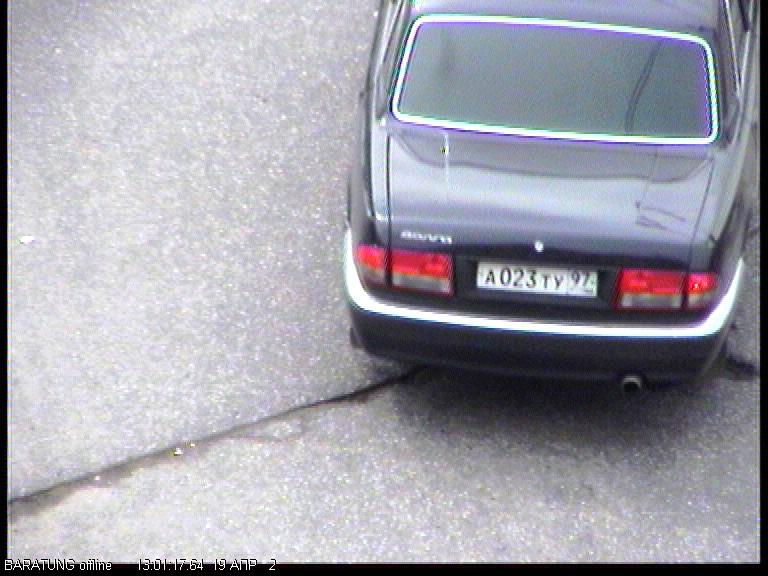
#> input picture Datasets/train/A023TY97.jpg, 768 x 576 px
$ jupyter execute CV_cars_numbers.ipynb   (older library calls are emulated)
#> lines starting #> are read from the running program, lines starting #| are printed output that depends on the picture; after the words box and inside, x2 and y2 are one past the last pixel; in counts of white or black regions, pixels touching at a corner belong together
[cell 1]
import numpy as np
import cv2
import  imutils

# Read the image file
image = cv2.imread('Datasets/train/A023TY97.jpg')
#> image is the input picture: shape (576, 768, 3); mean B, G, R 170.2, 160.6, 161.2

# Resize the image - change width to 500
image = imutils.resize(image, width=1500)
#> image: shape (1125, 1500, 3)

# Display the original image
cv2.imshow("Original Image", image)
k = cv2.waitKey(0)
#> (key Esc is pressed here)

[cell 2]
# RGB to Gray scale conversion
gray = cv2.cvtColor(image, cv2.COLOR_BGR2GRAY)
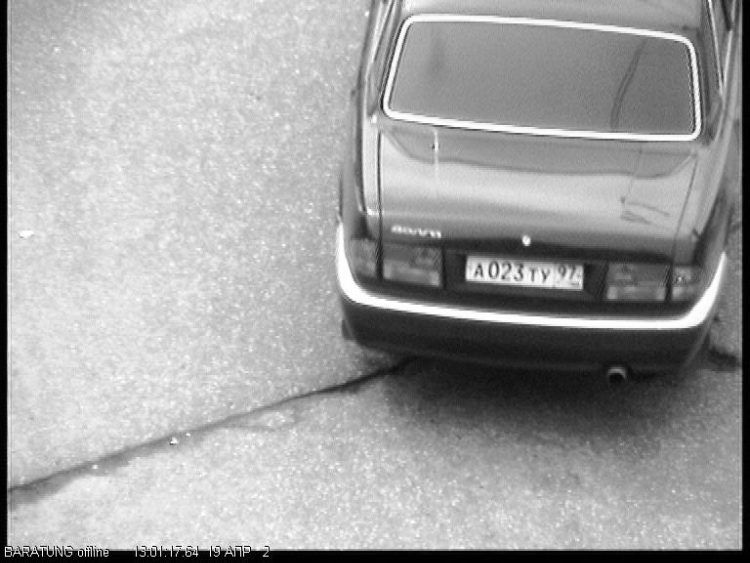
#> gray: shape (1125, 1500) (shown at 1/2 size); min 0, max 255, mean 161.8
cv2.imshow("1 - Grayscale Conversion", gray)
k = cv2.waitKey(0)
#> (key Esc is pressed here)

[cell 3]
# Noise removal with iterative bilateral filter(removes noise while preserving edges)
gray = cv2.bilateralFilter(gray, 10, 17, 50)
cv2.imshow("2 - Bilateral Filter", gray)
k = cv2.waitKey(0)
#> (key Esc is pressed here)

[cell 4]
# Find Edges of the grayscale image
edged = cv2.Canny(gray, 100, 200)
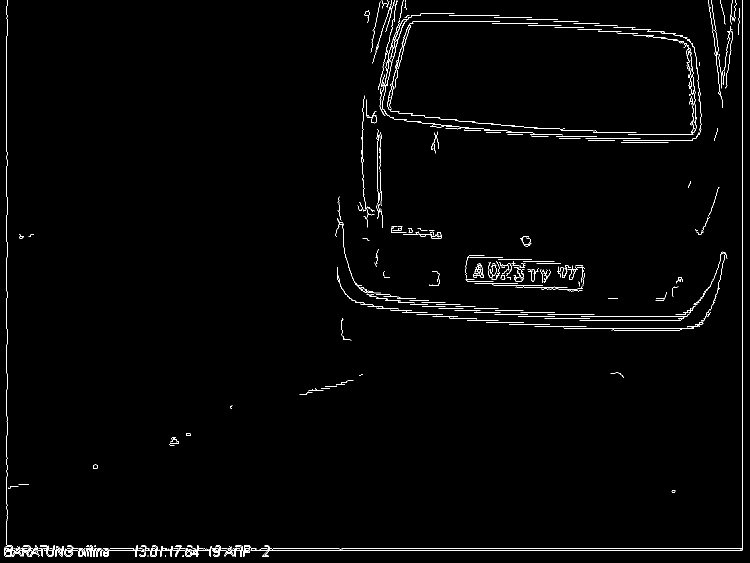
#> edged: shape (1125, 1500) (shown at 1/2 size); 1.3% white in thin lines or dots
cv2.imshow("4 - Canny Edges", edged)
k = cv2.waitKey(0)
#> (key Esc is pressed here)

[cell 5]
# Find contours based on Edges
(new, cnts, _) = cv2.findContours(edged.copy(), cv2.RETR_LIST, cv2.CHAIN_APPROX_SIMPLE)
#> cnts = 434 contours, 377 with area under 20; largest, box (x1, y1, x2, y2) and area: (502, 0, 1485, 1110) 3790, (539, 1097, 1485, 1102) 3766, (9, 0, 75, 1114) 350, (206, 1091, 313, 1114) 206, (9, 1093, 24, 1114) 164
cnts=sorted(cnts, key = cv2.contourArea, reverse = True)[:30] #sort contours based on their area keeping minimum required area as '30' (anything smaller than this will not be considered)
#> cnts = 30 contours; largest, box (x1, y1, x2, y2) and area: (502, 0, 1485, 1110) 3790, (539, 1097, 1485, 1102) 3766, (9, 0, 75, 1114) 350, (206, 1091, 313, 1114) 206, (9, 1093, 24, 1114) 164
NumberPlateCnt = None #we currently have no Number plate contour

# loop over our contours to find the best possible approximate contour of number plate
count = 0
for c in cnts:
    peri = cv2.arcLength(c, True)
    approx = cv2.approxPolyDP(c, 0.02 * peri, True)
    if len(approx) == 4:  # Select the contour with 4 corners
        NumberPlateCnt = approx #This is our approx Number Plate Contour
        break
#> this loop made 1 pass
#> (peri, NumberPlateCnt) on pass 1: (4272, [[1484, 0], [1484, 1096], [502, 1101], [1484, 1100]])


# Drawing the selected contour on the original image
cv2.drawContours(image, [NumberPlateCnt], -1, (0,255,0), 3)
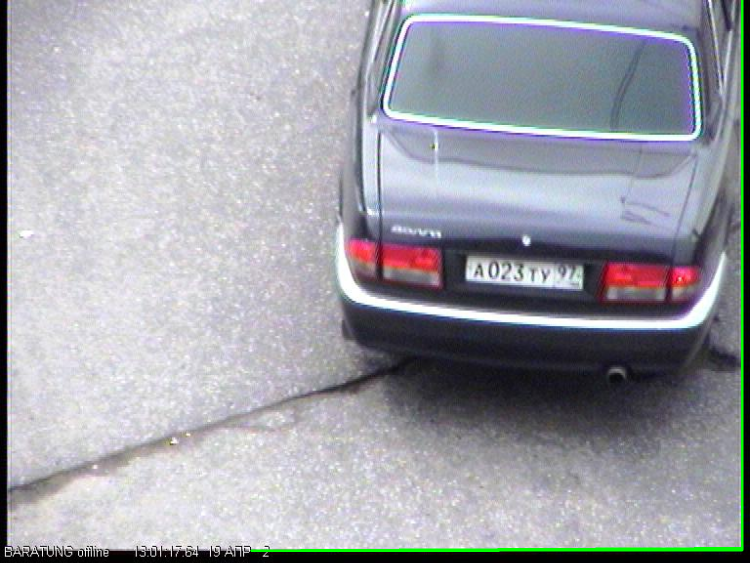
#> image: shape (1125, 1500, 3) (shown at 1/2 size); mean B, G, R 169.4, 161.7, 160.5
cv2.imshow("Final Image With Number Plate Detected", image)

cv2.waitKey(0) #Wait for user input before closing the images displayed

$ run again, with Datasets/train/K263CO97.jpg copied over Datasets/train/A023TY97.jpg
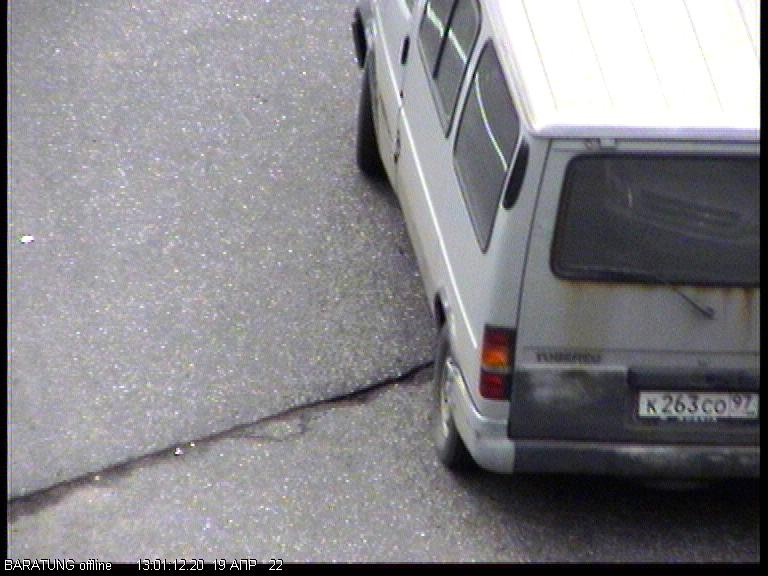
#> input picture Datasets/train/K263CO97.jpg, 768 x 576 px
#> image is the input picture: shape (576, 768, 3); mean B, G, R 136.4, 132.3, 133.6
#> `edged = cv2.Canny(gray, 100, 200)`:
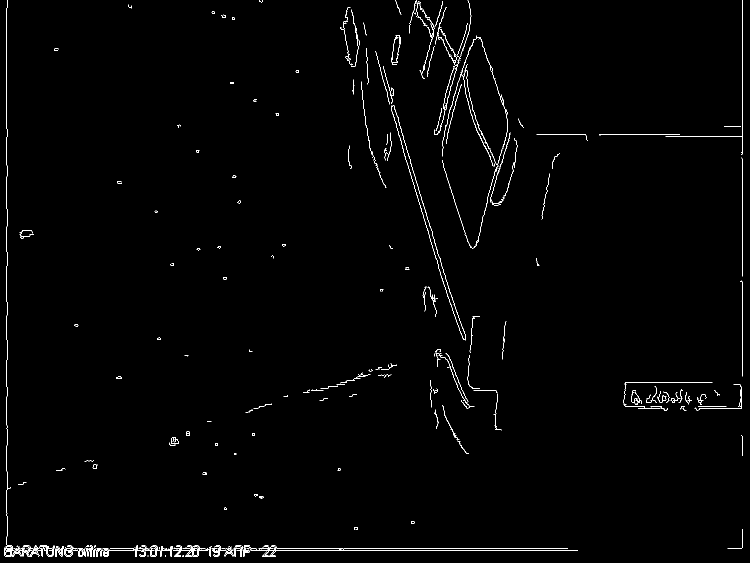
#> edged: shape (1125, 1500) (shown at 1/2 size); 1% white in thin lines or dots
#> `(new, cnts, _) = cv2.findContours(edged.copy(), cv2.RETR_LIST, cv2.CHA..`: cnts = 369 contours, 303 with area under 20; largest, box (x1, y1, x2, y2) and area: (782, 211, 932, 681) 3404, (783, 211, 932, 680) 3310, (9, 1093, 28, 1114) 270, (113, 1091, 176, 1114) 170, (342, 874, 358, 887) 128
#> `cnts=sorted(cnts, key = cv2.contourArea, reverse = True)[:30] #sort co..`: cnts = 30 contours; largest, box (x1, y1, x2, y2) and area: (782, 211, 932, 681) 3404, (783, 211, 932, 680) 3310, (9, 1093, 28, 1114) 270, (113, 1091, 176, 1114) 170, (342, 874, 358, 887) 128
#> the loop `for c in cnts:` made 21 passes
#> (peri, NumberPlateCnt) on pass 21: (762.6, [[953, 71], [884, 312], [954, 74], [981, 140]])
#> `cv2.drawContours(image, [NumberPlateCnt], -1, (0,255,0), 3)`:
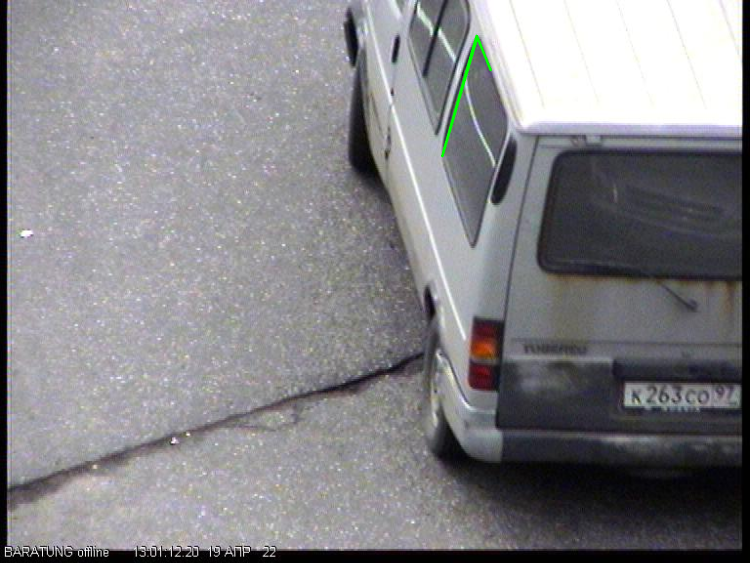
#> image: shape (1125, 1500, 3) (shown at 1/2 size); mean B, G, R 136.2, 132.4, 133.4

$ run again, with Datasets/train/T829MK97.jpg copied over Datasets/train/A023TY97.jpg
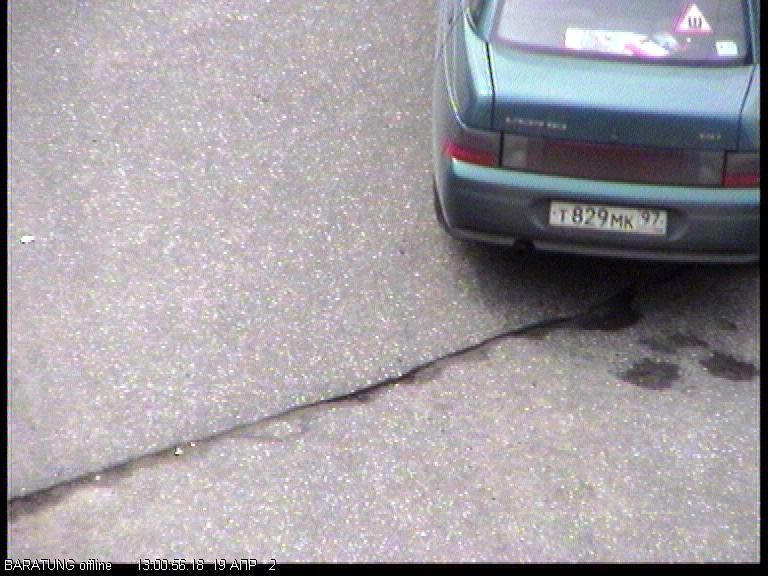
#> input picture Datasets/train/T829MK97.jpg, 768 x 576 px
#> image is the input picture: shape (576, 768, 3); mean B, G, R 160.1, 155, 159.4
#> `edged = cv2.Canny(gray, 100, 200)`:
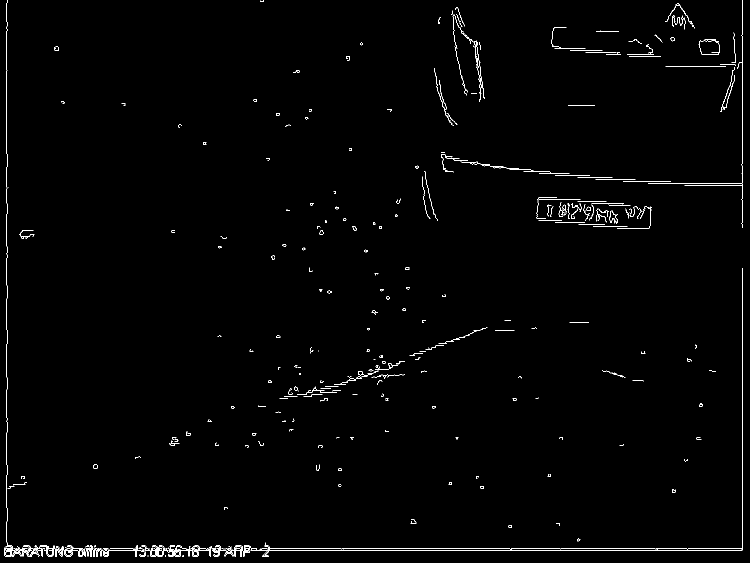
#> edged: shape (1125, 1500) (shown at 1/2 size); 0.95% white in thin lines or dots
#> `(new, cnts, _) = cv2.findContours(edged.copy(), cv2.RETR_LIST, cv2.CHA..`: cnts = 447 contours, 374 with area under 20; largest, box (x1, y1, x2, y2) and area: (529, 536, 1485, 1102) 3774, (539, 1097, 1485, 1102) 3762, (1397, 78, 1440, 110) 1034, (1398, 81, 1440, 110) 1020, (9, 1092, 43, 1114) 303
#> `cnts=sorted(cnts, key = cv2.contourArea, reverse = True)[:30] #sort co..`: cnts = 30 contours; largest, box (x1, y1, x2, y2) and area: (529, 536, 1485, 1102) 3774, (539, 1097, 1485, 1102) 3762, (1397, 78, 1440, 110) 1034, (1398, 81, 1440, 110) 1020, (9, 1092, 43, 1114) 303
#> the loop `for c in cnts:` made 1 pass
#> (peri, NumberPlateCnt) on pass 1: (3050.9, [[1484, 536], [1483, 1097], [529, 1091], [1483, 1101]])
#> `cv2.drawContours(image, [NumberPlateCnt], -1, (0,255,0), 3)`:
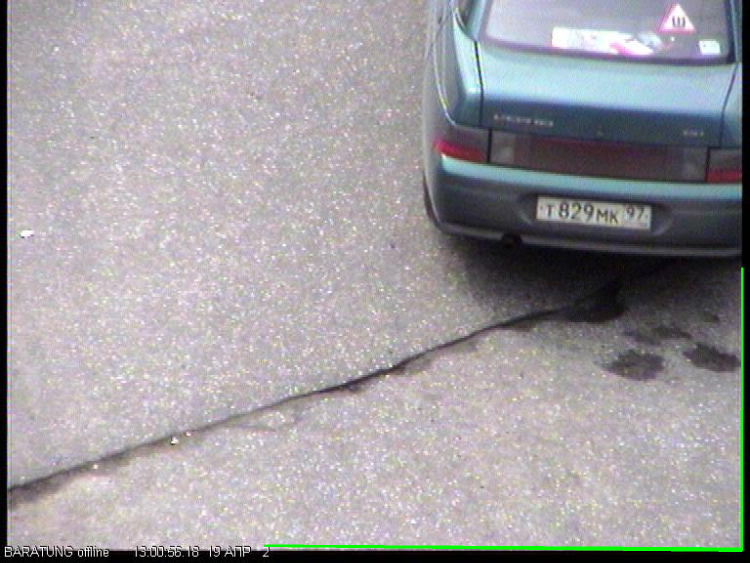
#> image: shape (1125, 1500, 3) (shown at 1/2 size); mean B, G, R 159.3, 155.6, 158.5
